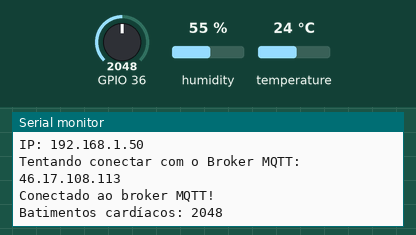
A sketch run on a simulated ESP32. On the bench: the last lines printed to the serial monitor. Inputs (shaded band) come from the test bench; at power-on: GPIO 36 = 2048, humidity 55 %, temperature 24 °C. WiFi joins after 1.5 s; servers stay silent unless stated; no MQTT or app messages arrive unless stated.

Above: at 2.7 s.
2.8 s: GPIO 36 set to 2866
At 4.9 s:
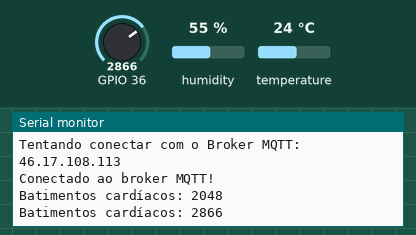
5.5 s: GPIO 36 set to 3603
At 6.4 s:
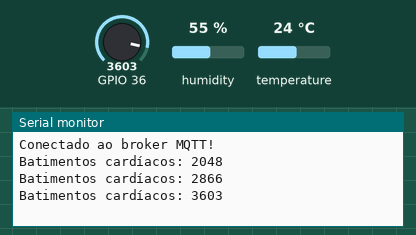
Timing chart, 0 to 8.5 s (numbered marks = the images above; inputs shaded):
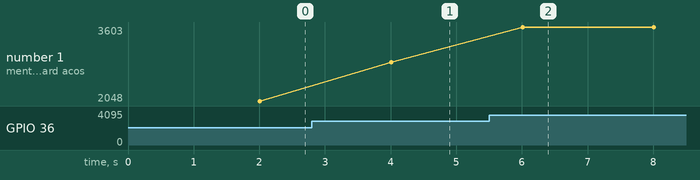

The sketch:

c_digo-wokwi.ino
```cpp
/////////--------IOT--------FIAP------------///////////

#include <WiFi.h>
#include <DHTesp.h>
#include <PubSubClient.h>

// Configurações de WiFi
const char *SSID = "Wokwi-GUEST";
const char *PASSWORD = "";  // Substitua pelo sua senha

// Configurações de MQTT
const char *BROKER_MQTT = "46.17.108.113";
const int BROKER_PORT = 1883;
const char *ID_MQTT = "fiware_Healthharbor001";
const char *TOPIC_PUBLISH_CARD = "/TEF/healthharbor001/attrs/c";


// Configurações de Hardware
#define PIN_POTE 12
#define PUBLISH_DELAY 2000

// Variáveis globais
WiFiClient espClient;
PubSubClient MQTT(espClient);
DHTesp dht;
unsigned long publishUpdate = 0;
TempAndHumidity sensorValues;
const int TAMANHO = 200;

// Protótipos de funções
void updateSensorValues();
void initWiFi();
void initMQTT();
void reconnectMQTT();
void reconnectWiFi();
void checkWiFIAndMQTT();

void updateSensorValues() {
  sensorValues = dht.getTempAndHumidity();
}

void initWiFi() {
  Serial.print("Conectando com a rede: ");
  Serial.println(SSID);
  WiFi.begin(SSID, PASSWORD);

  while (WiFi.status() != WL_CONNECTED) {
    delay(100);
    Serial.print(".");
  }

  Serial.println();
  Serial.print("Conectado com sucesso: ");
  Serial.println(SSID);
  Serial.print("IP: ");
  Serial.println(WiFi.localIP());
}

void initMQTT() {
  MQTT.setServer(BROKER_MQTT, BROKER_PORT);
}

void reconnectMQTT() {
  while (!MQTT.connected()) {
    Serial.print("Tentando conectar com o Broker MQTT: ");
    Serial.println(BROKER_MQTT);

    if (MQTT.connect(ID_MQTT)) {
      Serial.println("Conectado ao broker MQTT!");
     } else {
      Serial.println("Falha na conexão com MQTT. Tentando novamente em 2 segundos.");
      delay(2000);
    }
  }
}

void checkWiFIAndMQTT() {
  if (WiFi.status() != WL_CONNECTED) reconnectWiFi();
  if (!MQTT.connected()) reconnectMQTT();
}

void reconnectWiFi(void) {
  if (WiFi.status() == WL_CONNECTED)
    return;

  WiFi.begin(SSID, PASSWORD); // Conecta na rede WI-FI

  while (WiFi.status() != WL_CONNECTED) {
    delay(100);
    Serial.print(".");
  }

  Serial.println();
  Serial.print("Wifi conectado com sucesso");
  Serial.print(SSID);
  Serial.println("IP: ");
  Serial.println(WiFi.localIP());
}

void setup() {
  Serial.begin(115200);
  dht.setup(PIN_POTE, DHTesp::DHT22);
  initWiFi();
  initMQTT();
}

void loop() {
  checkWiFIAndMQTT();
  MQTT.loop();
  if ((millis() - publishUpdate) >= PUBLISH_DELAY) {
    publishUpdate = millis();
    updateSensorValues();

    //temperatura
    char msgBuffer1[7];
    int value = analogRead(A0);
    Serial.print("Batimentos cardíacos: ");
    Serial.println(value);
    dtostrf(value, 4, 2, msgBuffer1);
    MQTT.publish(TOPIC_PUBLISH_CARD,msgBuffer1);
    }
}
```

Measured:
- after the input at 2.8 s, the serial monitor: prints a new line after 1.2 s (image 1)
- after the input at 5.5 s, the serial monitor: prints a new line after 0.51 s (image 2)
- plotted number 1: 2048 → 2866 after the input at 2.8 s, 2866 → 3603 after the input at 5.5 s
